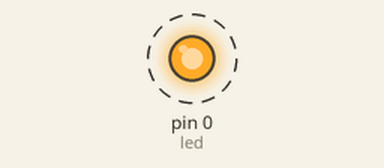
The sketch below on a simulated Arduino Uno, built with avr-gcc and run on an emulated ATmega328P. On the bench: output pins drawn as LEDs (lit = HIGH). Dashed ring = blinking.

Above: at 0.5 s.
Timing chart, 0 to 4.6 s (numbered marks = the images above):
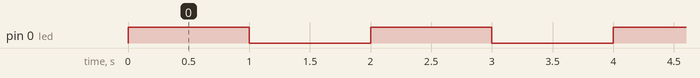

The sketch:

sketch_oct18a.ino
```cpp
const byte led = 0;
void setup()
{
  pinMode(led, OUTPUT);
}

void loop()
{
  digitalWrite(led, HIGH);
  delay(1000); // Wait for 1000 millisecond(s)
  digitalWrite(led, LOW);
  delay(1000); // Wait for 1000 millisecond(s)
}
```

Measured:
- by itself, pin 0 (led): alternates HIGH for 1.0 s and LOW for 1.0 s
